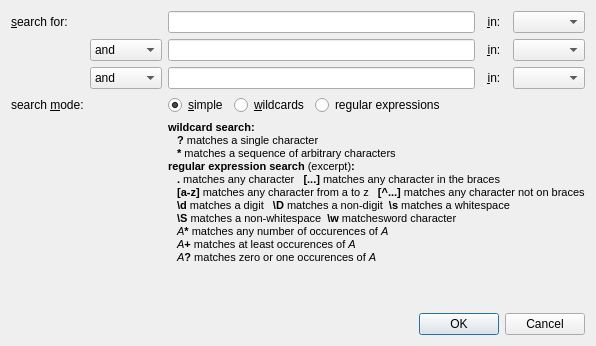
<?xml version="1.0" encoding="UTF-8"?>
<ui version="4.0">
 <class>SearchDialog</class>
 <widget class="QDialog" name="SearchDialog">
  <property name="windowModality">
   <enum>Qt::ApplicationModal</enum>
  </property>
  <property name="geometry">
   <rect>
    <x>0</x>
    <y>0</y>
    <width>586</width>
    <height>346</height>
   </rect>
  </property>
  <property name="sizePolicy">
   <sizepolicy hsizetype="Fixed" vsizetype="Fixed">
    <horstretch>0</horstretch>
    <verstretch>0</verstretch>
   </sizepolicy>
  </property>
  <property name="windowTitle">
   <string>Database Search</string>
  </property>
  <property name="windowIcon">
   <iconset resource="litsoz3.qrc">
    <normaloff>:/find.png</normaloff>:/find.png</iconset>
  </property>
  <layout class="QVBoxLayout" name="verticalLayout">
   <item>
    <layout class="QGridLayout" name="gridLayout">
     <item row="0" column="0">
      <widget class="QLabel" name="label_3">
       <property name="text">
        <string>&amp;search for:</string>
       </property>
       <property name="buddy">
        <cstring>edtPhrase1</cstring>
       </property>
      </widget>
     </item>
     <item row="3" column="0">
      <widget class="QLabel" name="label_2">
       <property name="text">
        <string>search &amp;mode:</string>
       </property>
       <property name="buddy">
        <cstring>radSimple</cstring>
       </property>
      </widget>
     </item>
     <item row="0" column="2">
      <widget class="QLineEdit" name="edtPhrase1"/>
     </item>
     <item row="0" column="3">
      <widget class="QLabel" name="label">
       <property name="text">
        <string>  &amp;in:  </string>
       </property>
       <property name="buddy">
        <cstring>cmbFields1</cstring>
       </property>
      </widget>
     </item>
     <item row="0" column="4">
      <widget class="QComboBox" name="cmbFields1"/>
     </item>
     <item row="3" column="2">
      <layout class="QHBoxLayout" name="horizontalLayout_2">
       <item>
        <widget class="QRadioButton" name="radSimple">
         <property name="text">
          <string>&amp;simple</string>
         </property>
         <property name="checked">
          <bool>true</bool>
         </property>
        </widget>
       </item>
       <item>
        <widget class="QRadioButton" name="radWildcards">
         <property name="text">
          <string>&amp;wildcards</string>
         </property>
        </widget>
       </item>
       <item>
        <widget class="QRadioButton" name="radRegExp">
         <property name="text">
          <string>regular expressions</string>
         </property>
        </widget>
       </item>
       <item>
        <spacer name="horizontalSpacer">
         <property name="orientation">
          <enum>Qt::Horizontal</enum>
         </property>
         <property name="sizeHint" stdset="0">
          <size>
           <width>40</width>
           <height>20</height>
          </size>
         </property>
        </spacer>
       </item>
      </layout>
     </item>
     <item row="4" column="2" colspan="3">
      <layout class="QVBoxLayout" name="verticalLayout_2">
       <property name="spacing">
        <number>0</number>
       </property>
       <item>
        <widget class="QLabel" name="labHelpWildcard">
         <property name="text">
          <string>&lt;!DOCTYPE HTML PUBLIC &quot;-//W3C//DTD HTML 4.0//EN&quot; &quot;http://www.w3.org/TR/REC-html40/strict.dtd&quot;&gt;
&lt;html&gt;&lt;head&gt;&lt;meta name=&quot;qrichtext&quot; content=&quot;1&quot; /&gt;&lt;style type=&quot;text/css&quot;&gt;
p, li { white-space: pre-wrap; }
&lt;/style&gt;&lt;/head&gt;&lt;body style=&quot; font-family:'MS Shell Dlg 2'; font-size:8.25pt; font-weight:400; font-style:normal;&quot;&gt;
&lt;p style=&quot; margin-top:0px; margin-bottom:0px; margin-left:0px; margin-right:0px; -qt-block-indent:0; text-indent:0px;&quot;&gt;&lt;span style=&quot; font-size:8pt; font-weight:600;&quot;&gt;wildcard search:&lt;/span&gt;&lt;/p&gt;
&lt;p style=&quot; margin-top:0px; margin-bottom:0px; margin-left:0px; margin-right:0px; -qt-block-indent:0; text-indent:0px;&quot;&gt;&lt;span style=&quot; font-size:8pt; font-weight:600;&quot;&gt;   ?&lt;/span&gt;&lt;span style=&quot; font-size:8pt;&quot;&gt; matches a single character&lt;/span&gt;&lt;/p&gt;
&lt;p style=&quot; margin-top:0px; margin-bottom:0px; margin-left:0px; margin-right:0px; -qt-block-indent:0; text-indent:0px;&quot;&gt;&lt;span style=&quot; font-size:8pt;&quot;&gt;   &lt;/span&gt;&lt;span style=&quot; font-size:8pt; font-weight:600;&quot;&gt;*&lt;/span&gt;&lt;span style=&quot; font-size:8pt;&quot;&gt; matches a sequence of arbitrary characters&lt;/span&gt;&lt;/p&gt;&lt;/body&gt;&lt;/html&gt;</string>
         </property>
        </widget>
       </item>
       <item>
        <widget class="QLabel" name="labHelpRegExp">
         <property name="text">
          <string>&lt;!DOCTYPE HTML PUBLIC &quot;-//W3C//DTD HTML 4.0//EN&quot; &quot;http://www.w3.org/TR/REC-html40/strict.dtd&quot;&gt;
&lt;html&gt;&lt;head&gt;&lt;meta name=&quot;qrichtext&quot; content=&quot;1&quot; /&gt;&lt;style type=&quot;text/css&quot;&gt;
p, li { white-space: pre-wrap; }
&lt;/style&gt;&lt;/head&gt;&lt;body style=&quot; font-family:'MS Shell Dlg 2'; font-size:8.25pt; font-weight:400; font-style:normal;&quot;&gt;
&lt;p style=&quot; margin-top:0px; margin-bottom:0px; margin-left:0px; margin-right:0px; -qt-block-indent:0; text-indent:0px;&quot;&gt;&lt;span style=&quot; font-size:8pt; font-weight:600;&quot;&gt;regular expression search &lt;/span&gt;&lt;span style=&quot; font-size:8pt;&quot;&gt;(excerpt)&lt;/span&gt;&lt;span style=&quot; font-size:8pt; font-weight:600;&quot;&gt;:&lt;/span&gt;&lt;/p&gt;
&lt;p style=&quot; margin-top:0px; margin-bottom:0px; margin-left:0px; margin-right:0px; -qt-block-indent:0; text-indent:0px;&quot;&gt;&lt;span style=&quot; font-size:8pt; font-weight:600;&quot;&gt;   .&lt;/span&gt;&lt;span style=&quot; font-size:8pt;&quot;&gt; matches any character   &lt;/span&gt;&lt;span style=&quot; font-size:8pt; font-weight:600;&quot;&gt;[...]&lt;/span&gt;&lt;span style=&quot; font-size:8pt;&quot;&gt; matches any character in the braces&lt;/span&gt;&lt;/p&gt;
&lt;p style=&quot; margin-top:0px; margin-bottom:0px; margin-left:0px; margin-right:0px; -qt-block-indent:0; text-indent:0px;&quot;&gt;&lt;span style=&quot; font-size:8pt;&quot;&gt;   &lt;/span&gt;&lt;span style=&quot; font-size:8pt; font-weight:600;&quot;&gt;[a-z]&lt;/span&gt;&lt;span style=&quot; font-size:8pt;&quot;&gt; matches any character from a to z   &lt;/span&gt;&lt;span style=&quot; font-size:8pt; font-weight:600;&quot;&gt;[^...]&lt;/span&gt;&lt;span style=&quot; font-size:8pt;&quot;&gt; matches any character not on braces&lt;/span&gt;&lt;/p&gt;
&lt;p style=&quot; margin-top:0px; margin-bottom:0px; margin-left:0px; margin-right:0px; -qt-block-indent:0; text-indent:0px;&quot;&gt;&lt;span style=&quot; font-size:8pt;&quot;&gt;   &lt;/span&gt;&lt;span style=&quot; font-size:8pt; font-weight:600;&quot;&gt;\d&lt;/span&gt;&lt;span style=&quot; font-size:8pt;&quot;&gt; matches a digit   &lt;/span&gt;&lt;span style=&quot; font-size:8pt; font-weight:600;&quot;&gt;\D&lt;/span&gt;&lt;span style=&quot; font-size:8pt;&quot;&gt; matches a non-digit  &lt;/span&gt;&lt;span style=&quot; font-size:8pt; font-weight:600;&quot;&gt;\s&lt;/span&gt;&lt;span style=&quot; font-size:8pt;&quot;&gt; matches a whitespace&lt;/span&gt;&lt;/p&gt;
&lt;p style=&quot; margin-top:0px; margin-bottom:0px; margin-left:0px; margin-right:0px; -qt-block-indent:0; text-indent:0px;&quot;&gt;&lt;span style=&quot; font-size:8pt;&quot;&gt;   &lt;/span&gt;&lt;span style=&quot; font-size:8pt; font-weight:600;&quot;&gt;\S&lt;/span&gt;&lt;span style=&quot; font-size:8pt;&quot;&gt; matches a non-whitespace  &lt;/span&gt;&lt;span style=&quot; font-size:8pt; font-weight:600;&quot;&gt;\w&lt;/span&gt;&lt;span style=&quot; font-size:8pt;&quot;&gt; matchesword character&lt;/span&gt;&lt;/p&gt;
&lt;p style=&quot; margin-top:0px; margin-bottom:0px; margin-left:0px; margin-right:0px; -qt-block-indent:0; text-indent:0px;&quot;&gt;&lt;span style=&quot; font-size:8pt;&quot;&gt;  &lt;/span&gt;&lt;span style=&quot; font-size:8pt; font-weight:600;&quot;&gt; &lt;/span&gt;&lt;span style=&quot; font-size:8pt; font-style:italic;&quot;&gt;A&lt;/span&gt;&lt;span style=&quot; font-size:8pt; font-weight:600;&quot;&gt;*&lt;/span&gt;&lt;span style=&quot; font-size:8pt;&quot;&gt; matches any number of occurences of &lt;/span&gt;&lt;span style=&quot; font-size:8pt; font-style:italic;&quot;&gt;A&lt;/span&gt;&lt;/p&gt;
&lt;p style=&quot; margin-top:0px; margin-bottom:0px; margin-left:0px; margin-right:0px; -qt-block-indent:0; text-indent:0px;&quot;&gt;&lt;span style=&quot; font-size:8pt;&quot;&gt;  &lt;/span&gt;&lt;span style=&quot; font-size:8pt; font-weight:600;&quot;&gt; &lt;/span&gt;&lt;span style=&quot; font-size:8pt; font-style:italic;&quot;&gt;A&lt;/span&gt;&lt;span style=&quot; font-size:8pt; font-weight:600;&quot;&gt;+&lt;/span&gt;&lt;span style=&quot; font-size:8pt;&quot;&gt; matches at least occurences of &lt;/span&gt;&lt;span style=&quot; font-size:8pt; font-style:italic;&quot;&gt;A&lt;/span&gt;&lt;/p&gt;
&lt;p style=&quot; margin-top:0px; margin-bottom:0px; margin-left:0px; margin-right:0px; -qt-block-indent:0; text-indent:0px;&quot;&gt;&lt;span style=&quot; font-size:8pt;&quot;&gt;  &lt;/span&gt;&lt;span style=&quot; font-size:8pt; font-weight:600;&quot;&gt; &lt;/span&gt;&lt;span style=&quot; font-size:8pt; font-style:italic;&quot;&gt;A&lt;/span&gt;&lt;span style=&quot; font-size:8pt; font-weight:600;&quot;&gt;?&lt;/span&gt;&lt;span style=&quot; font-size:8pt;&quot;&gt; matches zero or one occurences of &lt;/span&gt;&lt;span style=&quot; font-size:8pt; font-style:italic;&quot;&gt;A&lt;/span&gt;&lt;/p&gt;&lt;/body&gt;&lt;/html&gt;</string>
         </property>
         <property name="scaledContents">
          <bool>false</bool>
         </property>
        </widget>
       </item>
      </layout>
     </item>
     <item row="1" column="2">
      <widget class="QLineEdit" name="edtPhrase2"/>
     </item>
     <item row="1" column="1">
      <widget class="QComboBox" name="cmbLogic12">
       <item>
        <property name="text">
         <string>and</string>
        </property>
       </item>
       <item>
        <property name="text">
         <string>and not</string>
        </property>
       </item>
      </widget>
     </item>
     <item row="1" column="3">
      <widget class="QLabel" name="label_4">
       <property name="text">
        <string>  &amp;in:  </string>
       </property>
       <property name="buddy">
        <cstring>cmbFields2</cstring>
       </property>
      </widget>
     </item>
     <item row="1" column="4">
      <widget class="QComboBox" name="cmbFields2"/>
     </item>
     <item row="2" column="1">
      <widget class="QComboBox" name="cmbLogic23">
       <item>
        <property name="text">
         <string>and</string>
        </property>
       </item>
       <item>
        <property name="text">
         <string>and not</string>
        </property>
       </item>
      </widget>
     </item>
     <item row="2" column="2">
      <widget class="QLineEdit" name="edtPhrase3"/>
     </item>
     <item row="2" column="3">
      <widget class="QLabel" name="label_5">
       <property name="text">
        <string>  &amp;in:  </string>
       </property>
       <property name="buddy">
        <cstring>cmbFields3</cstring>
       </property>
      </widget>
     </item>
     <item row="2" column="4">
      <widget class="QComboBox" name="cmbFields3"/>
     </item>
    </layout>
   </item>
   <item>
    <spacer name="verticalSpacer">
     <property name="orientation">
      <enum>Qt::Vertical</enum>
     </property>
     <property name="sizeHint" stdset="0">
      <size>
       <width>20</width>
       <height>40</height>
      </size>
     </property>
    </spacer>
   </item>
   <item>
    <widget class="QDialogButtonBox" name="buttonBox">
     <property name="orientation">
      <enum>Qt::Horizontal</enum>
     </property>
     <property name="standardButtons">
      <set>QDialogButtonBox::Cancel|QDialogButtonBox::Ok</set>
     </property>
    </widget>
   </item>
  </layout>
 </widget>
 <tabstops>
  <tabstop>edtPhrase1</tabstop>
  <tabstop>cmbFields1</tabstop>
  <tabstop>cmbLogic12</tabstop>
  <tabstop>edtPhrase2</tabstop>
  <tabstop>cmbFields2</tabstop>
  <tabstop>cmbLogic23</tabstop>
  <tabstop>edtPhrase3</tabstop>
  <tabstop>cmbFields3</tabstop>
  <tabstop>radSimple</tabstop>
  <tabstop>radWildcards</tabstop>
  <tabstop>radRegExp</tabstop>
  <tabstop>buttonBox</tabstop>
 </tabstops>
 <resources>
  <include location="litsoz3.qrc"/>
 </resources>
 <connections>
  <connection>
   <sender>buttonBox</sender>
   <signal>accepted()</signal>
   <receiver>SearchDialog</receiver>
   <slot>accept()</slot>
   <hints>
    <hint type="sourcelabel">
     <x>227</x>
     <y>283</y>
    </hint>
    <hint type="destinationlabel">
     <x>157</x>
     <y>274</y>
    </hint>
   </hints>
  </connection>
  <connection>
   <sender>buttonBox</sender>
   <signal>rejected()</signal>
   <receiver>SearchDialog</receiver>
   <slot>reject()</slot>
   <hints>
    <hint type="sourcelabel">
     <x>304</x>
     <y>284</y>
    </hint>
    <hint type="destinationlabel">
     <x>286</x>
     <y>274</y>
    </hint>
   </hints>
  </connection>
  <connection>
   <sender>radWildcards</sender>
   <signal>clicked(bool)</signal>
   <receiver>labHelpWildcard</receiver>
   <slot>setVisible(bool)</slot>
   <hints>
    <hint type="sourcelabel">
     <x>281</x>
     <y>106</y>
    </hint>
    <hint type="destinationlabel">
     <x>346</x>
     <y>155</y>
    </hint>
   </hints>
  </connection>
  <connection>
   <sender>radRegExp</sender>
   <signal>clicked(bool)</signal>
   <receiver>labHelpRegExp</receiver>
   <slot>setVisible(bool)</slot>
   <hints>
    <hint type="sourcelabel">
     <x>404</x>
     <y>106</y>
    </hint>
    <hint type="destinationlabel">
     <x>250</x>
     <y>165</y>
    </hint>
   </hints>
  </connection>
  <connection>
   <sender>radWildcards</sender>
   <signal>toggled(bool)</signal>
   <receiver>labHelpWildcard</receiver>
   <slot>setVisible(bool)</slot>
   <hints>
    <hint type="sourcelabel">
     <x>281</x>
     <y>106</y>
    </hint>
    <hint type="destinationlabel">
     <x>330</x>
     <y>155</y>
    </hint>
   </hints>
  </connection>
  <connection>
   <sender>radRegExp</sender>
   <signal>toggled(bool)</signal>
   <receiver>labHelpRegExp</receiver>
   <slot>setVisible(bool)</slot>
   <hints>
    <hint type="sourcelabel">
     <x>404</x>
     <y>106</y>
    </hint>
    <hint type="destinationlabel">
     <x>253</x>
     <y>172</y>
    </hint>
   </hints>
  </connection>
 </connections>
</ui>
